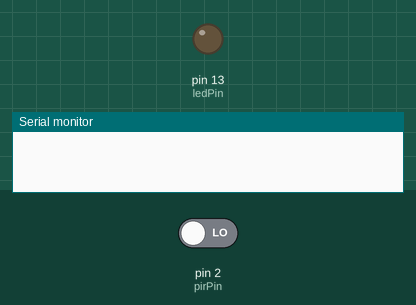
The sketch below on a simulated Arduino Uno, built with avr-gcc and run on an emulated ATmega328P. On the bench: output pins drawn as LEDs (lit = HIGH), the last lines printed to the serial monitor. The inputs (shaded band) are chosen by the test bench; at power-on: pin 2 (pirPin) LOW.

Above: at 1.2 s.
1.3 s: pin 2 (pirPin) driven HIGH
At 2.4 s:
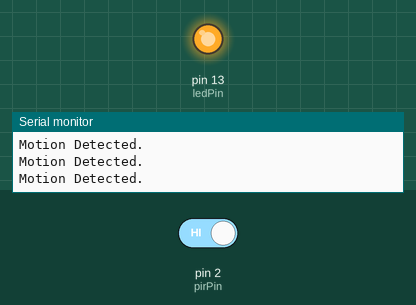
2.8 s: pin 2 (pirPin) driven LOW
At 3.7 s:
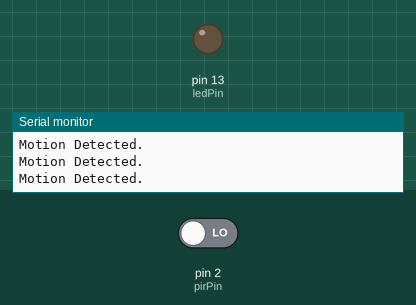
Timing chart, 0 to 5.8 s (numbered marks = the images above; inputs shaded):
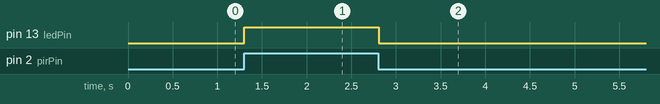

The sketch:

pir-sensor-with-arduino.ino
```cpp
int ledPin = 13;
int pirPin = 2;
int pirStat = 0;
void setup() {
 pinMode(ledPin, OUTPUT);
 pinMode(pirPin, INPUT);
 Serial.begin(9600);
}
void loop(){
 pirStat = digitalRead(pirPin);
 if (pirStat == HIGH) {
   digitalWrite(ledPin, HIGH);
   Serial.println("Motion Detected.");
 }
 else {
   digitalWrite(ledPin, LOW);
 }
}
```

Measured:
- after the input at 1.3 s, pin 13 (ledPin): LOW → HIGH at once
- after the input at 2.8 s, pin 13 (ledPin): HIGH → LOW at once
